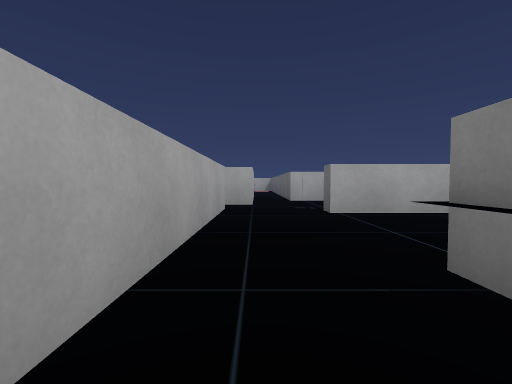
View 1 (above)

18 first-person views from a walk through a scene from a Unity 3-D project. The camera is 0.58 m above the floor, tilts 2° down and sees 90° across. The floor is counted in squares, 1 m on a side. Each view is taken from the middle of a square. On the plan, view 1 faces up. The plan holds only what a view shows up to about 9 squares ahead; the rest is blank. The player is left out.

View 2
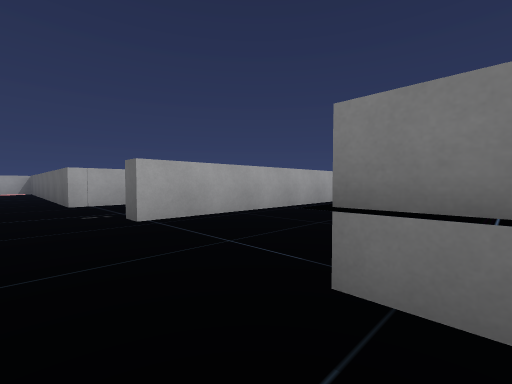

View 3
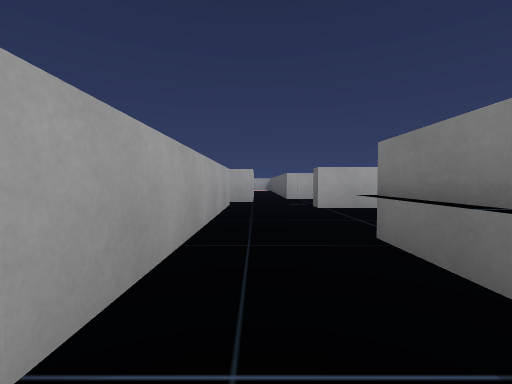

View 4
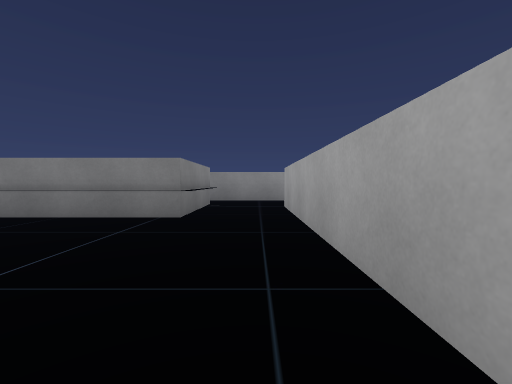

View 5
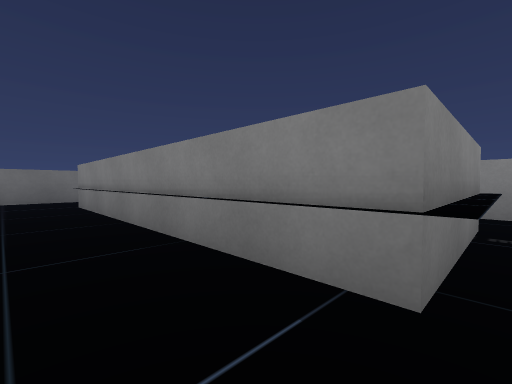

View 6
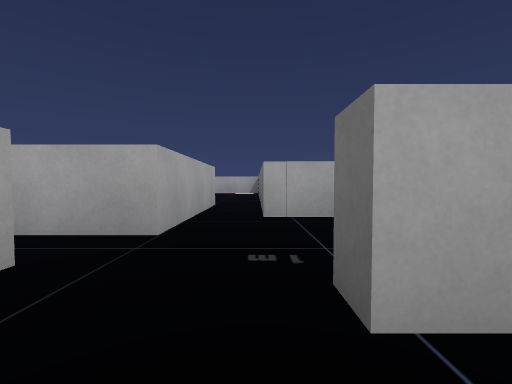

View 7
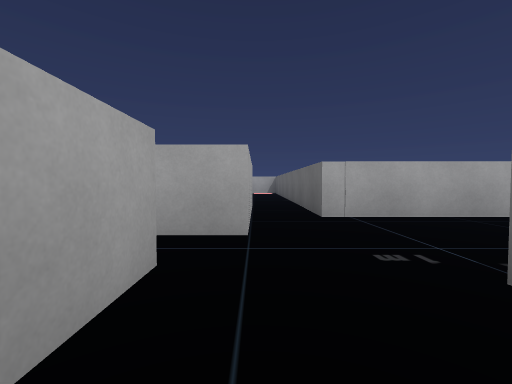

View 8
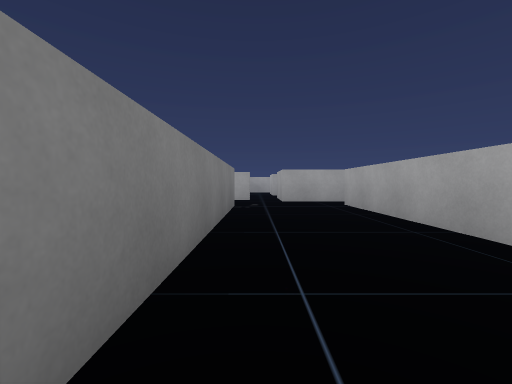

View 9
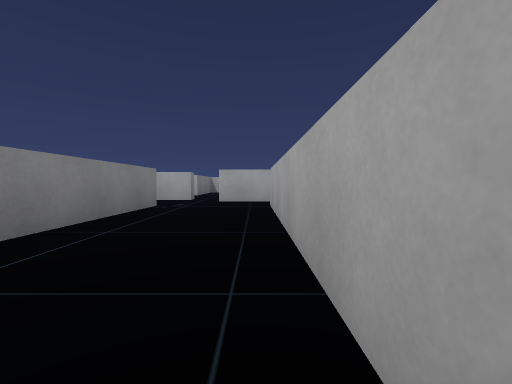

View 10
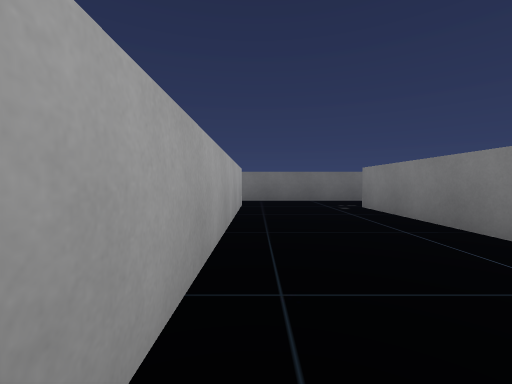

View 11
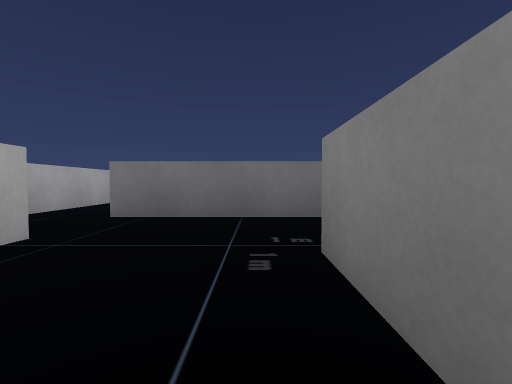

View 12
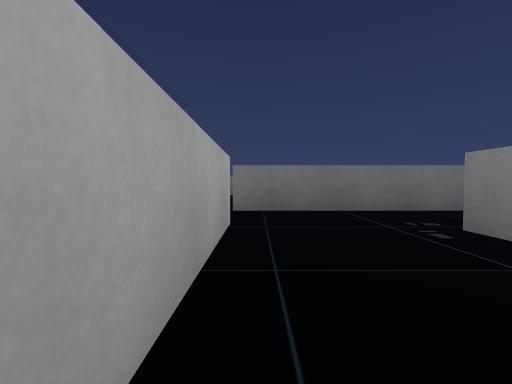

View 13
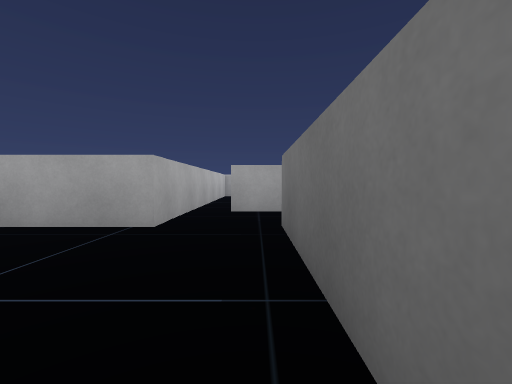

View 14
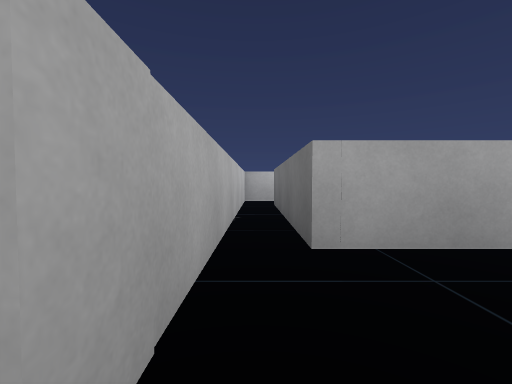

View 15
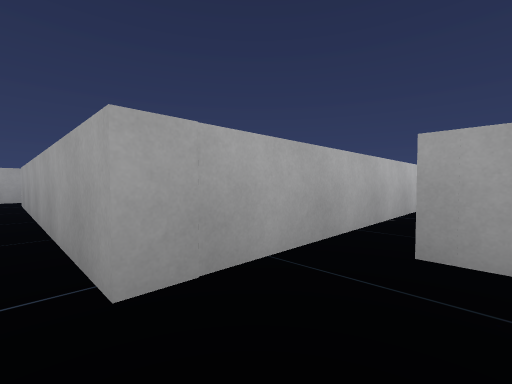

View 16
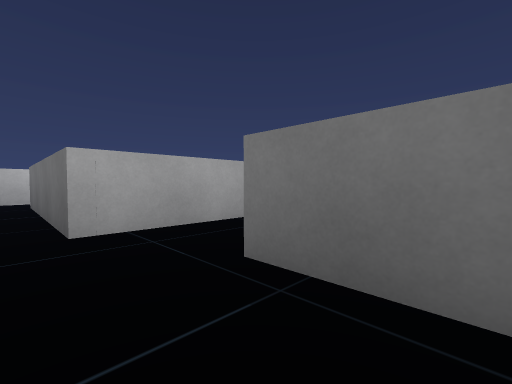

View 17
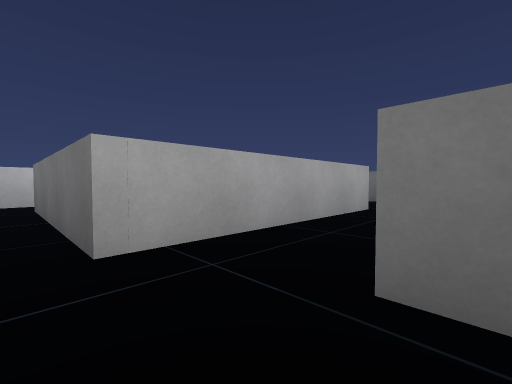

View 18
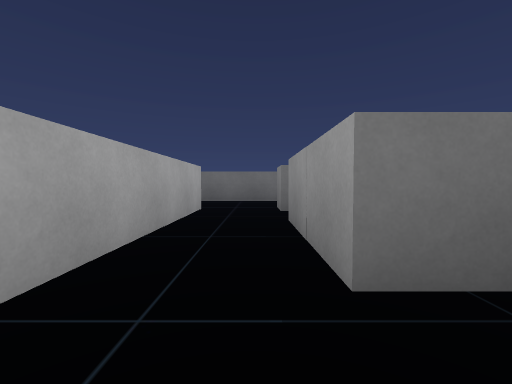

### Floor plan
Points are (right, up) in squares from view 1. A wall is a line through its corners. A room is listed if a view was taken in it or the views show most of it. See-through windows are left out.
Room 1 (views 1, 2, 5, 6, 7)
walls: (7.4, 5) (1.4, 5); (10.4, 3.6) (10.4, 4.6); (1.3, -1.1) (1.3, 1.7) (8.4, 1.7); (10.4, 1.2) (10.4, 3); (-0.7, 4.4) (-0.7, -0.4)
ways out: opening at (0, 0.5) to room 2; opening at (0.5, 5) to room 3; opening at (9.5, 5) to room 3
Room 2 (view 3)
walls: (-1, -2.5) (1.6, -2.5)
ways out: opening at (0, 0.5) to room 1
Room 3 (views 4, 8, 9, 10, 11, 12, 13, 14, 15, 16, 17, 18)
walls: (1.4, 5) (1.4, 5.5) (8.2, 5.5); (10.4, 4.6) (10.4, 8.5) (13, 8.5); (-0.1, 10.8) (-0.1, 6.8) (-1.8, 6.8); (-0.7, 5.9) (-0.7, 4.4); (13.6, 10.2) (9.5, 10.2) (9.5, 15); (8.7, 15.9) (8.7, 8.4) (1.3, 8.4); (9.6, 16.2) (8.6, 16.2)
ways out: opening at (0.5, 5) to room 1; opening at (9.5, 5) to room 1; gap at (-1, 6)

Where each view was taken, in squares from view 1:
view 1: 0 up, 0 right, facing up
view 2: 1 up, 0 right, facing up-right
view 3: 1 down, 0 right, facing up
view 4: 6 up, 0 right, facing down
view 5: 3 up, 1 right, facing down-right
view 6: 4 up, 1 right, facing up
view 7: 4 up, 0 right, facing up
view 8: 6 up, 8 right, facing left
view 9: 8 up, 8 right, facing left
view 10: 8 up, 2 right, facing right
view 11: 6 up, 6 right, facing right
view 12: 8 up, 5 right, facing right
view 13: 5 up, 10 right, facing up
view 14: 8 up, 9 right, facing up
view 15: 8 up, 10 right, facing up-left
view 16: 7 up, 9 right, facing up-right
view 17: 8 up, 9 right, facing up-right
view 18: 9 up, 9 right, facing right
